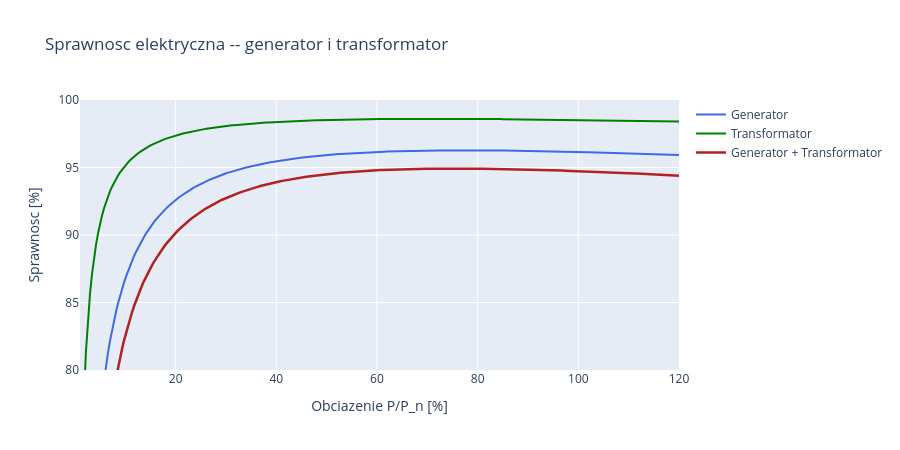

The code cell stored with this chart in its notebook:
### Markdown cell above
---
## Krok 2: Transformator (opcjonalny)

Transformator podwyzszajacy napiecie ma analogiczna strukture strat:

$$\eta_{tr} = \frac{P}{P + k_{Cu,tr} \cdot (P/P_n)^2 + k_{Fe,tr}}$$

Straty transformatora sa mniejsze niz generatora (brak czesci ruchomych):
- $k_{Cu,tr}$ = 0.8--1.5%
- $k_{Fe,tr}$ = 0.3--0.8%

Transformator jest **opcjonalny** w modelu -- nie kazda MEW go wymaga
(np. przy niskim napieciu i krotkim przesyle).

**Prompt do LLM:**
> *"Narysuj sprawnosc generatora, transformatora i ich zlozenia w funkcji obciazenia.
> Zaznacz na wykresie wartosci przy 100% obciazenia."*

**Uzyte funkcje:** `generator_efficiency()` z `src.generator`; inline `transformer_efficiency`, `electrical_efficiency`.

### Code cell
eta_g = generator_efficiency(P_ratio)
eta_t = transformer_efficiency(P_ratio)
eta_both = electrical_efficiency(P_ratio, include_trafo=True)
eta_no_trafo = electrical_efficiency(P_ratio, include_trafo=False)

fig = go.Figure()
fig.add_trace(go.Scatter(x=P_ratio*100, y=eta_g*100, mode='lines',
    name='Generator', line=dict(color='royalblue', width=2)))
fig.add_trace(go.Scatter(x=P_ratio*100, y=eta_t*100, mode='lines',
    name='Transformator', line=dict(color='green', width=2)))
fig.add_trace(go.Scatter(x=P_ratio*100, y=eta_both*100, mode='lines',
    name='Generator + Transformator', line=dict(color='firebrick', width=2.5)))

fig.update_layout(
    title='Sprawnosc elektryczna -- generator i transformator',
    xaxis_title='Obciazenie P/P_n [%]',
    yaxis_title='Sprawnosc [%]',
    yaxis_range=[80, 100],
    height=450, hovermode='x unified',
)
fig.show()

print(f'Przy pelnym obciazeniu:')
print(f'  Generator:     {float(generator_efficiency(1.0)):.1%}')
print(f'  Transformator: {float(transformer_efficiency(1.0)):.1%}')
print(f'  Lacznie:       {float(electrical_efficiency(1.0)):.1%}')

### Figure 1 — Plotly figure (JSON) as saved in the notebook; plotly's stock layout.template omitted (floating-point values rounded to 4 significant figures; data arrays with more than 128 entries replaced by an {"elided": "..."} marker saying what was removed)
{"data": [{"line": {"color": "royalblue", "width": 2}, "mode": "lines", "name": "Generator", "type": "scatter", "x": {"elided": "300 float values"}, "y": {"elided": "300 float values"}}, {"line": {"color": "green", "width": 2}, "mode": "lines", "name": "Transformator", "type": "scatter", "x": {"elided": "300 float values"}, "y": {"elided": "300 float values"}}, {"line": {"color": "firebrick", "width": 2.5}, "mode": "lines", "name": "Generator + Transformator", "type": "scatter", "x": {"elided": "300 float values"}, "y": {"elided": "300 float values"}}], "layout": {"height": 450, "hovermode": "x unified", "title": {"text": "Sprawnosc elektryczna -- generator i transformator"}, "xaxis": {"title": {"text": "Obciazenie P/P_n [%]"}}, "yaxis": {"range": [80, 100], "title": {"text": "Sprawnosc [%]"}}}}
